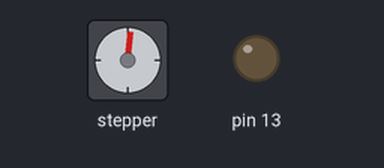
Bench run of a sketch on a simulated Arduino Uno, built with avr-gcc and run on an emulated ATmega328P. On the bench: stepper motor, output pins drawn as LEDs (lit = HIGH). Stepper angles assume 48 steps per turn.

Above: at 0.05 s.
At 1.25 s:
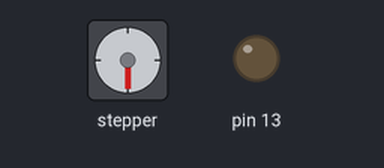
At 1.55 s:
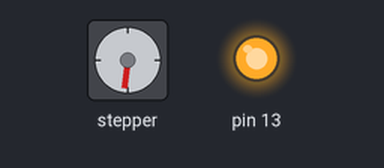
At 2.55 s:
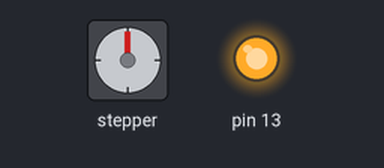
Timing chart, 0 to 6.0 s (numbered marks = the images above):
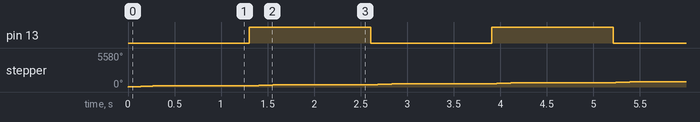

The sketch:

Exemple_stepper.ino
```cpp
/*
* Fait tourner le moteur pas a pas
*
*/

#include <Stepper.h>

const int stepsPerRevolution = 48; // Nombre de pas par tour
Stepper myStepper(stepsPerRevolution, 2,3,4,5);  // Initialisation du contrôle du moteur

void setup()  {
  //Serial.begin(9600);

  pinMode(13, OUTPUT);

  myStepper.setSpeed(100);
}

void loop()
{
  digitalWrite(13, LOW);
  myStepper.step(24); // Fait avancer d'un demi tour
  delay(1000);

  digitalWrite(13, HIGH);
  myStepper.step(24); // Fait avancer d'un demi tour
  delay(1000);
}
```

Measured:
- by itself, pin 13: alternates HIGH for 1.3 s and LOW for 1.3 s
- by itself, stepper: turns 180° clockwise in 0.29 s, repeating every 1.3 s
